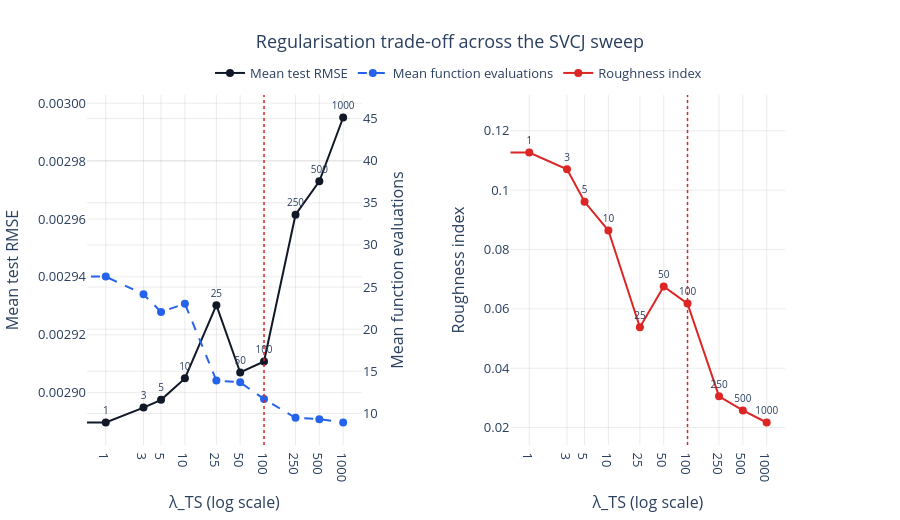

Notebook code cell kept with this figure:
### Code cell
fig = make_subplots(
    rows=1,
    cols=2,
    horizontal_spacing=0.20,
    specs=[[{"secondary_y": True}, {"secondary_y": False}]],
    # subplot_titles=(
    #     "Average out-of-sample fit and optimisation cost",
    #     "Aggregate parameter-path roughness",
    # ),
)

# Left panel: fit + optimisation cost
fig.add_trace(
    go.Scatter(
        x=reg_summary["reg"],
        y=reg_summary["rmse_test_mean"],
        mode="lines+markers+text",
        name="Mean test RMSE",
        text=reg_summary["reg"].astype(str),
        textposition="top center",
        textfont=dict(size=10),
        cliponaxis=False,
        line=dict(color="#111827", width=2),
        marker=dict(size=8),
        hovertemplate="λ_TS=%{x}<br>Mean test RMSE=%{y:.6f}<extra></extra>",
    ),
    row=1,
    col=1,
    secondary_y=False,
)

fig.add_trace(
    go.Scatter(
        x=reg_summary["reg"],
        y=reg_summary["nfev_mean"],
        mode="lines+markers",
        name="Mean function evaluations",
        line=dict(color="#2563eb", width=2, dash="dash"),
        marker=dict(size=8),
        hovertemplate="λ_TS=%{x}<br>Mean function evaluations=%{y:.2f}<extra></extra>",
    ),
    row=1,
    col=1,
    secondary_y=True,
)

# Right panel: roughness
fig.add_trace(
    go.Scatter(
        x=reg_summary["reg"],
        y=reg_summary["roughness_mean"],
        mode="lines+markers+text",
        name="Roughness index",
        text=reg_summary["reg"].astype(str),
        textposition="top center",
        textfont=dict(size=10),
        cliponaxis=False,
        line=dict(color="#dc2626", width=2),
        marker=dict(size=8),
        hovertemplate="λ_TS=%{x}<br>Roughness index=%{y:.4f}<extra></extra>",
    ),
    row=1,
    col=2,
)

# Final-choice marker in both panels
for col in [1, 2]:
    fig.add_vline(
        x=FINAL_REG,
        line_width=1.5,
        line_dash="dot",
        line_color="#dc2626",
        row=1,
        col=col,
    )

# X-axes
tickvals = reg_summary["reg"].tolist()
ticktext = [str(x) for x in tickvals]

fig.update_xaxes(
    type="log",
    tickvals=tickvals,
    ticktext=ticktext,
    title_text="λ_TS (log scale)",
    row=1,
    col=1,
    showgrid=True,
)
fig.update_xaxes(
    type="log",
    tickvals=tickvals,
    ticktext=ticktext,
    title_text="λ_TS (log scale)",
    row=1,
    col=2,
    showgrid=True,
)

# Y-axes
fig.update_yaxes(
    title_text="Mean test RMSE",
    row=1,
    col=1,
    secondary_y=False,
    tickformat=".5f",
    showgrid=True,
)
fig.update_yaxes(
    title_text="Mean function evaluations",
    row=1,
    col=1,
    secondary_y=True,
    showgrid=False,
)
fig.update_yaxes(
    title_text="Roughness index",
    row=1,
    col=2,
    showgrid=True,
)

style_figure(
    fig,
    height=520,
    title="Regularisation trade-off across the SVCJ sweep",
    legend_y=1.10,
)

fig.update_layout(
    margin=dict(t=95, b=70, l=70, r=70),
    legend=dict(
        orientation="h",
        yanchor="bottom",
        y=1.02,
        xanchor="center",
        x=0.5,
    ),
    hovermode="x unified",
)

save_figure(fig, "regularisation_tradeoff")
fig.show()

### Figure 1 — Plotly figure (JSON) as saved in the notebook; plotly's stock layout.template omitted (floating-point values rounded to 4 significant figures)
{"data": [{"cliponaxis": false, "hovertemplate": "λ_TS=%{x}<br>Mean test RMSE=%{y:.6f}<extra></extra>", "line": {"color": "#111827", "width": 2}, "marker": {"size": 8}, "mode": "lines+markers+text", "name": "Mean test RMSE", "text": ["0", "1", "3", "5", "10", "25", "50", "100", "250", "500", "1000"], "textfont": {"size": 10}, "textposition": "top center", "type": "scatter", "x": [0, 1, 3, 5, 10, 25, 50, 100, 250, 500, 1000], "xaxis": "x", "y": [0.002929, 0.00289, 0.002895, 0.002898, 0.002905, 0.00293, 0.002907, 0.002911, 0.002961, 0.002973, 0.002995], "yaxis": "y"}, {"hovertemplate": "λ_TS=%{x}<br>Mean function evaluations=%{y:.2f}<extra></extra>", "line": {"color": "#2563eb", "dash": "dash", "width": 2}, "marker": {"size": 8}, "mode": "lines+markers", "name": "Mean function evaluations", "type": "scatter", "x": [0, 1, 3, 5, 10, 25, 50, 100, 250, 500, 1000], "xaxis": "x", "y": [45.12, 26.24, 24.14, 22.05, 23.02, 13.9, 13.69, 11.71, 9.472, 9.316, 8.921], "yaxis": "y2"}, {"cliponaxis": false, "hovertemplate": "λ_TS=%{x}<br>Roughness index=%{y:.4f}<extra></extra>", "line": {"color": "#dc2626", "width": 2}, "marker": {"size": 8}, "mode": "lines+markers+text", "name": "Roughness index", "text": ["0", "1", "3", "5", "10", "25", "50", "100", "250", "500", "1000"], "textfont": {"size": 10}, "textposition": "top center", "type": "scatter", "x": [0, 1, 3, 5, 10, 25, 50, 100, 250, 500, 1000], "xaxis": "x2", "y": [0.1245, 0.1127, 0.1071, 0.09608, 0.08641, 0.05381, 0.06756, 0.06177, 0.03055, 0.02579, 0.02171], "yaxis": "y3"}], "layout": {"font": {"size": 13}, "height": 520, "hovermode": "x unified", "legend": {"bgcolor": "rgba(255,255,255,0.85)", "orientation": "h", "x": 0.5, "xanchor": "center", "y": 1.02, "yanchor": "bottom"}, "margin": {"b": 70, "l": 70, "r": 70, "t": 95}, "paper_bgcolor": "white", "plot_bgcolor": "white", "shapes": [{"line": {"color": "#dc2626", "dash": "dot", "width": 1.5}, "type": "line", "x0": 100, "x1": 100, "xref": "x", "y0": 0, "y1": 1, "yref": "y domain"}, {"line": {"color": "#dc2626", "dash": "dot", "width": 1.5}, "type": "line", "x0": 100, "x1": 100, "xref": "x2", "y0": 0, "y1": 1, "yref": "y3 domain"}], "title": {"text": "Regularisation trade-off across the SVCJ sweep", "x": 0.5}, "xaxis": {"anchor": "y", "domain": [0, 0.37], "gridcolor": "rgba(0,0,0,0.08)", "showgrid": true, "ticktext": ["0", "1", "3", "5", "10", "25", "50", "100", "250", "500", "1000"], "tickvals": [0, 1, 3, 5, 10, 25, 50, 100, 250, 500, 1000], "title": {"text": "λ_TS (log scale)"}, "type": "log", "zeroline": false}, "xaxis2": {"anchor": "y3", "domain": [0.57, 0.94], "gridcolor": "rgba(0,0,0,0.08)", "showgrid": true, "ticktext": ["0", "1", "3", "5", "10", "25", "50", "100", "250", "500", "1000"], "tickvals": [0, 1, 3, 5, 10, 25, 50, 100, 250, 500, 1000], "title": {"text": "λ_TS (log scale)"}, "type": "log", "zeroline": false}, "yaxis": {"anchor": "x", "domain": [0, 1], "gridcolor": "rgba(0,0,0,0.08)", "showgrid": true, "tickformat": ".5f", "title": {"text": "Mean test RMSE"}, "zeroline": false}, "yaxis2": {"anchor": "x", "gridcolor": "rgba(0,0,0,0.08)", "overlaying": "y", "showgrid": true, "side": "right", "title": {"text": "Mean function evaluations"}, "zeroline": false}, "yaxis3": {"anchor": "x2", "domain": [0, 1], "gridcolor": "rgba(0,0,0,0.08)", "showgrid": true, "title": {"text": "Roughness index"}, "zeroline": false}}}
